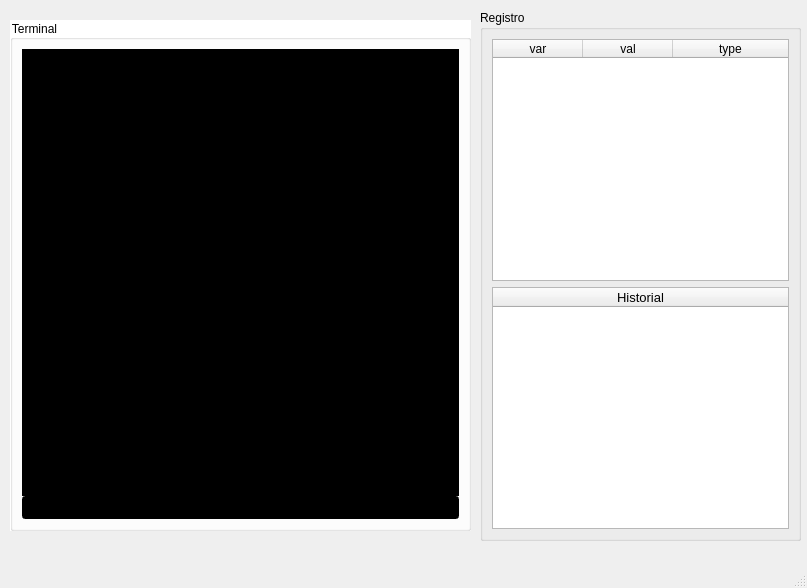
<?xml version="1.0" encoding="UTF-8"?>
<ui version="4.0">
 <class>MainWindow</class>
 <widget class="QMainWindow" name="MainWindow">
  <property name="geometry">
   <rect>
    <x>0</x>
    <y>0</y>
    <width>807</width>
    <height>588</height>
   </rect>
  </property>
  <property name="windowTitle">
   <string>MainWindow</string>
  </property>
  <property name="dockNestingEnabled">
   <bool>true</bool>
  </property>
  <widget class="QWidget" name="centralwidget">
   <widget class="QGroupBox" name="groupBox">
    <property name="geometry">
     <rect>
      <x>480</x>
      <y>10</y>
      <width>321</width>
      <height>531</height>
     </rect>
    </property>
    <property name="title">
     <string>Registro</string>
    </property>
    <layout class="QVBoxLayout" name="verticalLayout_2">
     <item>
      <widget class="QTableWidget" name="tableVar">
       <property name="editTriggers">
        <set>QAbstractItemView::DoubleClicked</set>
       </property>
       <attribute name="horizontalHeaderCascadingSectionResizes">
        <bool>false</bool>
       </attribute>
       <attribute name="horizontalHeaderDefaultSectionSize">
        <number>90</number>
       </attribute>
       <attribute name="horizontalHeaderStretchLastSection">
        <bool>true</bool>
       </attribute>
       <attribute name="verticalHeaderStretchLastSection">
        <bool>false</bool>
       </attribute>
       <column>
        <property name="text">
         <string>var</string>
        </property>
       </column>
       <column>
        <property name="text">
         <string>val</string>
        </property>
       </column>
       <column>
        <property name="text">
         <string>type</string>
        </property>
       </column>
      </widget>
     </item>
     <item>
      <widget class="QTableWidget" name="tableHistorial">
       <property name="font">
        <font>
         <pointsize>10</pointsize>
        </font>
       </property>
       <property name="editTriggers">
        <set>QAbstractItemView::DoubleClicked</set>
       </property>
       <property name="rowCount">
        <number>0</number>
       </property>
       <attribute name="horizontalHeaderStretchLastSection">
        <bool>true</bool>
       </attribute>
       <attribute name="verticalHeaderVisible">
        <bool>false</bool>
       </attribute>
       <column>
        <property name="text">
         <string>Historial</string>
        </property>
       </column>
      </widget>
     </item>
    </layout>
   </widget>
   <widget class="QGroupBox" name="groupBox_2">
    <property name="geometry">
     <rect>
      <x>10</x>
      <y>20</y>
      <width>461</width>
      <height>511</height>
     </rect>
    </property>
    <property name="sizePolicy">
     <sizepolicy hsizetype="MinimumExpanding" vsizetype="MinimumExpanding">
      <horstretch>0</horstretch>
      <verstretch>0</verstretch>
     </sizepolicy>
    </property>
    <property name="autoFillBackground">
     <bool>false</bool>
    </property>
    <property name="styleSheet">
     <string notr="true">background-color: white</string>
    </property>
    <property name="title">
     <string>Terminal</string>
    </property>
    <layout class="QVBoxLayout" name="verticalLayout">
     <property name="spacing">
      <number>0</number>
     </property>
     <property name="sizeConstraint">
      <enum>QLayout::SetMinAndMaxSize</enum>
     </property>
     <item>
      <widget class="QPlainTextEdit" name="plainTextEdit">
       <property name="font">
        <font>
         <family>Consolas</family>
         <pointsize>10</pointsize>
        </font>
       </property>
       <property name="styleSheet">
        <string notr="true">background-color:black;color:white;</string>
       </property>
       <property name="sizeAdjustPolicy">
        <enum>QAbstractScrollArea::AdjustToContents</enum>
       </property>
       <property name="readOnly">
        <bool>true</bool>
       </property>
      </widget>
     </item>
     <item>
      <widget class="QLineEdit" name="lineEdit">
       <property name="font">
        <font>
         <family>Consolas</family>
         <pointsize>10</pointsize>
        </font>
       </property>
       <property name="styleSheet">
        <string notr="true">background-color:black;color:white;</string>
       </property>
      </widget>
     </item>
    </layout>
   </widget>
  </widget>
  <widget class="QMenuBar" name="menubar">
   <property name="geometry">
    <rect>
     <x>0</x>
     <y>0</y>
     <width>807</width>
     <height>21</height>
    </rect>
   </property>
  </widget>
  <widget class="QStatusBar" name="statusbar"/>
 </widget>
 <resources/>
 <connections/>
</ui>
